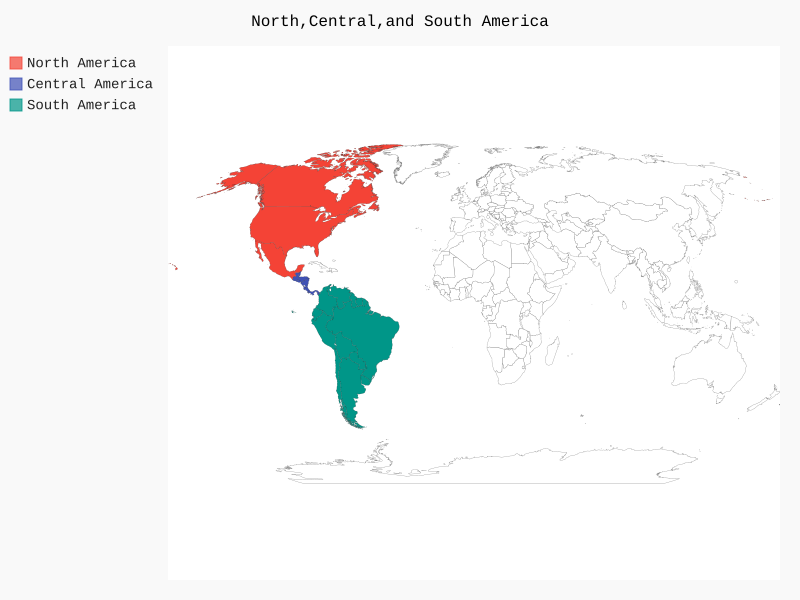

The Python source for this figure:
import pygal_maps_world.maps

wm = pygal_maps_world.maps.World()
wm.title = "North,Central,and South America"

wm.add('North America', ['ca', 'mx', 'us'])
wm.add('Central America', ['bz', 'cr', 'gt', 'hn', 'ni', 'pa', 'sv'])
wm.add('South America', ['ar', 'bo', 'br', 'cl', 'co', 'ec', 'gf',
       'gy', 'pe', 'py', 'sr', 'uy', 've'])

wm.render_to_file("americas.svg")
